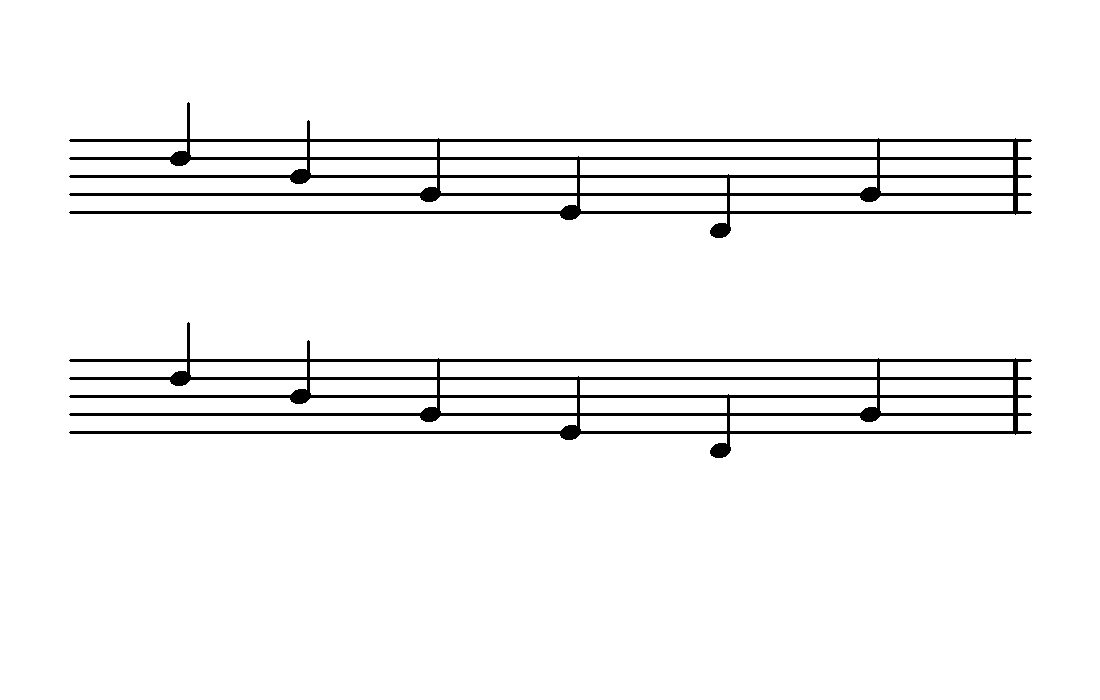
#> input picture course/content/materials/score_clean.png, 1100 x 700 px
$ python -i image_preprocessor.py   (imports and definitions only)
#> lines starting #> are read from the running program, lines starting #| are printed output that depends on the picture; after the words box and inside, x2 and y2 are one past the last pixel; in counts of white or black regions, pixels touching at a corner belong together
from __future__ import annotations

from dataclasses import dataclass
from pathlib import Path
import math

import cv2
import numpy as np


@dataclass
class PreprocessResult:
    enhanced_path: Path
    binary_path: Path
    rotation_degrees: float


def _read_image(path: Path) -> np.ndarray:
    raw = np.fromfile(str(path), dtype=np.uint8)
    image = cv2.imdecode(raw, cv2.IMREAD_COLOR)
    if image is None:
        raise ValueError(f"Cannot read image: {path}")
    return image


def _write_image(path: Path, image: np.ndarray) -> None:
    path.parent.mkdir(parents=True, exist_ok=True)
    ext = path.suffix or ".png"
    ok, buf = cv2.imencode(ext, image)
    if not ok:
        raise ValueError(f"Cannot encode image as {ext}")
    buf.tofile(str(path))


def _estimate_skew(binary_inv: np.ndarray) -> float:
    coords = np.column_stack(np.where(binary_inv > 0))
    if len(coords) < 100:
        return 0.0
    # np.where gives y,x; minAreaRect expects x,y-like points, but angle is
    # invariant for this use after normalization.
    angle = cv2.minAreaRect(coords.astype(np.float32))[-1]
    if angle < -45:
        angle = 90 + angle
    elif angle > 45:
        angle = angle - 90
    if abs(angle) > 15:
        return 0.0
    return float(angle)


def _rotate(image: np.ndarray, angle: float, border_value: int = 255) -> np.ndarray:
    if abs(angle) < 0.1:
        return image
    h, w = image.shape[:2]
    center = (w / 2.0, h / 2.0)
    matrix = cv2.getRotationMatrix2D(center, angle, 1.0)
    return cv2.warpAffine(
        image,
        matrix,
        (w, h),
        flags=cv2.INTER_CUBIC,
        borderMode=cv2.BORDER_CONSTANT,
        borderValue=border_value,
    )


def preprocess_score(input_path: str | Path, output_dir: str | Path) -> PreprocessResult:
    """Create a conservative OMR-friendly score image plus a binary preview.

    The enhanced grayscale file is used for OMR. The binary file is mainly for
    teaching/debugging so students can see what thresholding does.
    """
#> called with input_path = '../../../../materials/score_clean.png', output_dir = 'out.png'
    input_path = Path(input_path)
    output_dir = Path(output_dir)
    output_dir.mkdir(parents=True, exist_ok=True)

    image = _read_image(input_path)
#> in _read_image, image is the input picture: shape (700, 1100, 3); 95.7% white; 2 black regions, box (x1, y1, x2, y2) and area: (69, 102, 1032, 238) 16669, (69, 322, 1032, 458) 16669
    gray = cv2.cvtColor(image, cv2.COLOR_BGR2GRAY)

    # Improve local contrast without destroying thin staff lines.
    clahe = cv2.createCLAHE(clipLimit=2.0, tileGridSize=(8, 8))
    enhanced = clahe.apply(gray)

    # Estimate angle using an inverted Otsu mask.
    _, otsu_inv = cv2.threshold(enhanced, 0, 255, cv2.THRESH_BINARY_INV + cv2.THRESH_OTSU)
    angle = _estimate_skew(otsu_inv)
#> in _estimate_skew, `coords = np.column_stack(np.where(binary_inv > 0))`: coords = 33338 pairs, first value 102 to 457, second value 69 to 1031
#> in _estimate_skew, `angle = cv2.minAreaRect(coords.astype(np.float32))[-1]`: angle = -2.13
#> angle = -2.13
    enhanced = _rotate(enhanced, angle, border_value=255)
#> in _rotate, `matrix = cv2.getRotationMatrix2D(center, angle, 1.0)`: matrix = [[0.999, -0.0372, 13.39], [0.0372, 0.999, -20.21]]
#> in _rotate, `return cv2.warpAffine( image, matrix, (w, h), flags=cv2.INTER_CUBIC, b..`:
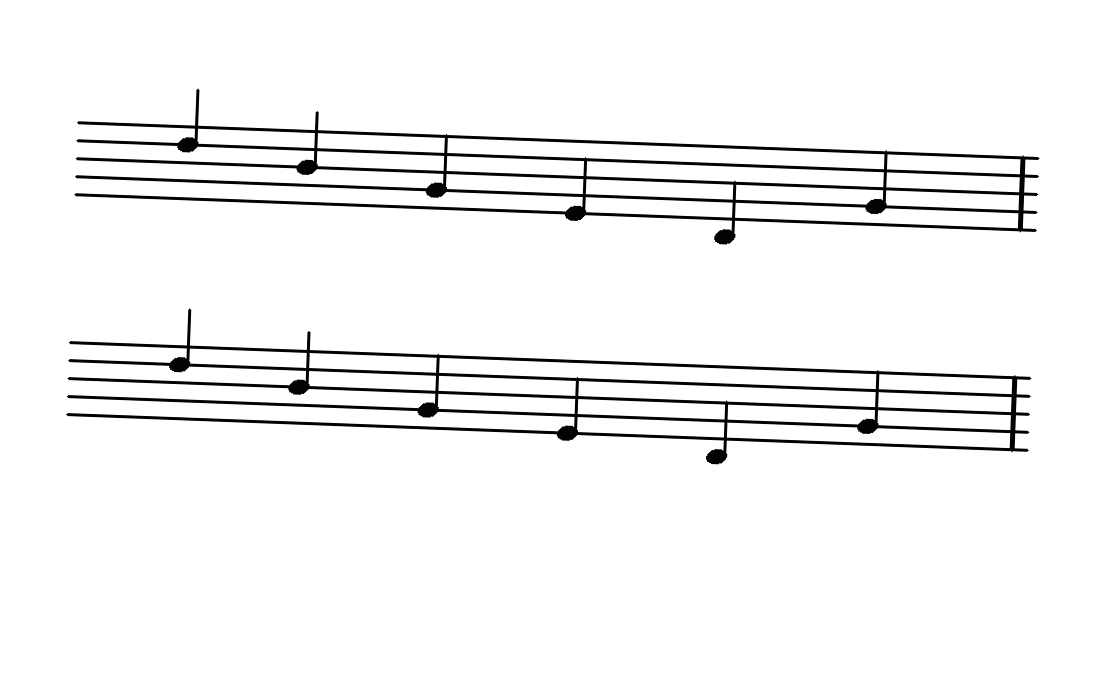
#> returned value: shape (700, 1100); min 0, max 255, mean 244

    # Gentle denoise then adaptive threshold for a diagnostic binary image.
    denoised = cv2.GaussianBlur(enhanced, (3, 3), 0)
    binary = cv2.adaptiveThreshold(
        denoised,
        255,
        cv2.ADAPTIVE_THRESH_GAUSSIAN_C,
        cv2.THRESH_BINARY,
        31,
        15,
    )
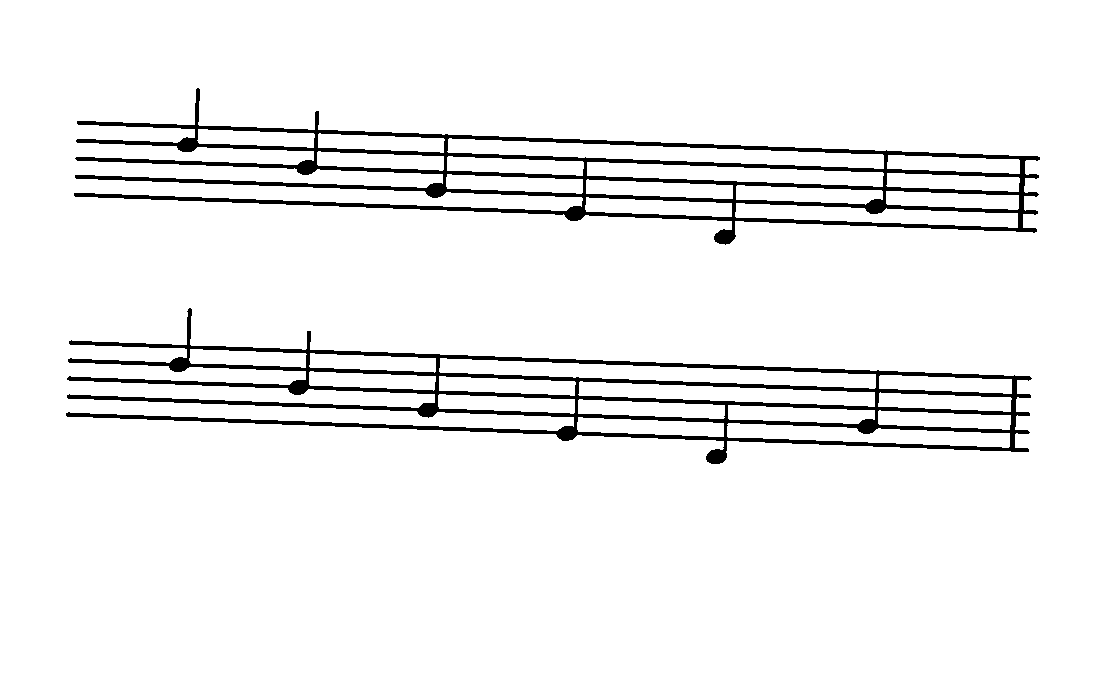
#> binary: shape (700, 1100); 94.6% white; 2 black regions, box (x1, y1, x2, y2) and area: (74, 88, 1040, 245) 20795, (66, 308, 1032, 464) 20749

    enhanced_path = output_dir / "preprocessed.png"
    binary_path = output_dir / "binary_preview.png"
    _write_image(enhanced_path, enhanced)
    _write_image(binary_path, binary)

    return PreprocessResult(
        enhanced_path=enhanced_path,
        binary_path=binary_path,
        rotation_degrees=angle,
    )

>>> result = preprocess_score('../../../../materials/score_clean.png', 'out.png')

$ run again, on course/content/materials/score_skewed.png
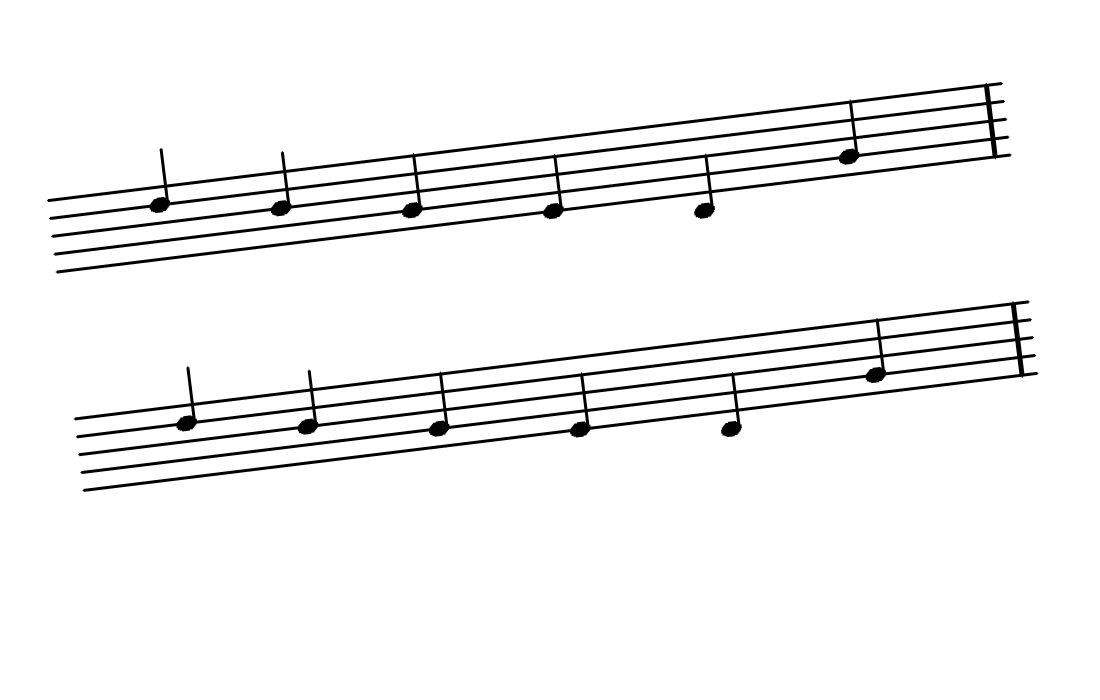
#> input picture course/content/materials/score_skewed.png, 1100 x 700 px
#> in _read_image, image is the input picture: shape (700, 1100, 3); min 0, max 255, mean 244
#> in preprocess_score, `_, otsu_inv = cv2.threshold(enhanced, 0, 255, cv2.THRESH_BINARY_INV + ..`:
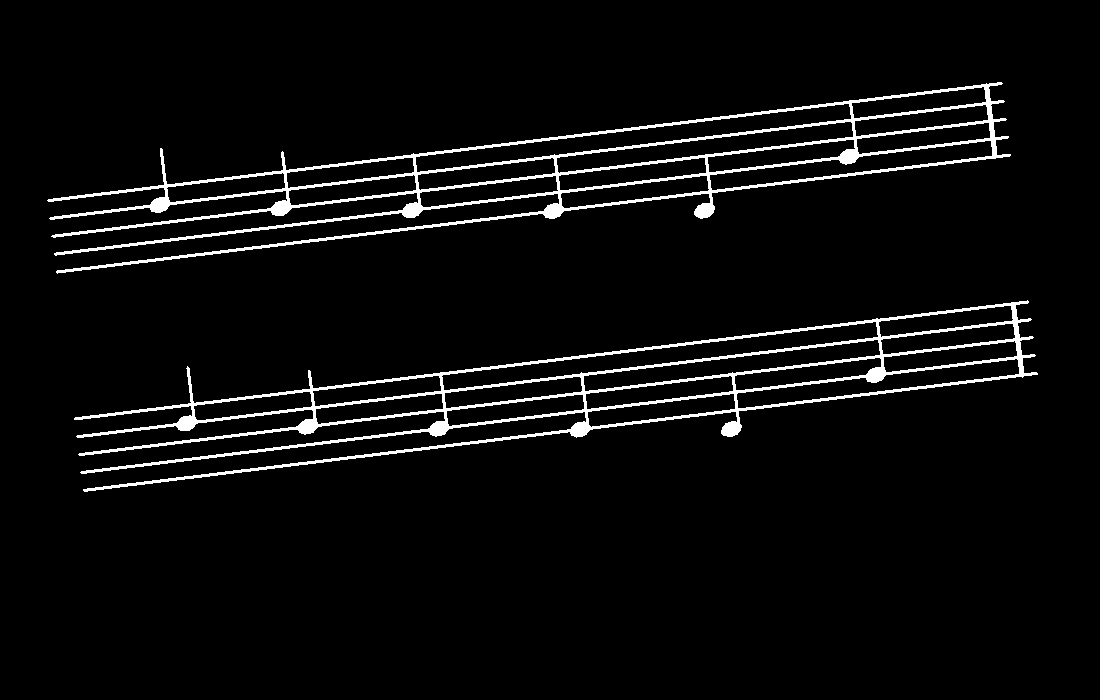
#> otsu_inv: shape (700, 1100); 4.5% white; 2 white regions, box (x1, y1, x2, y2) and area: (47, 82, 1011, 274) 17161, (74, 300, 1038, 492) 17156
#> coords = 34317 pairs, first value 82 to 491, second value 47 to 1037
#> in _estimate_skew, `angle = cv2.minAreaRect(coords.astype(np.float32))[-1]`: angle = -85.13
#> in _estimate_skew, `angle = 90 + angle`: angle = 4.87
#> matrix = [[0.996, 0.085, -27.75], [-0.085, 0.996, 48]]
#> in preprocess_score, `binary = cv2.adaptiveThreshold( denoised, 255, cv2.ADAPTIVE_THRESH_GAU..`:
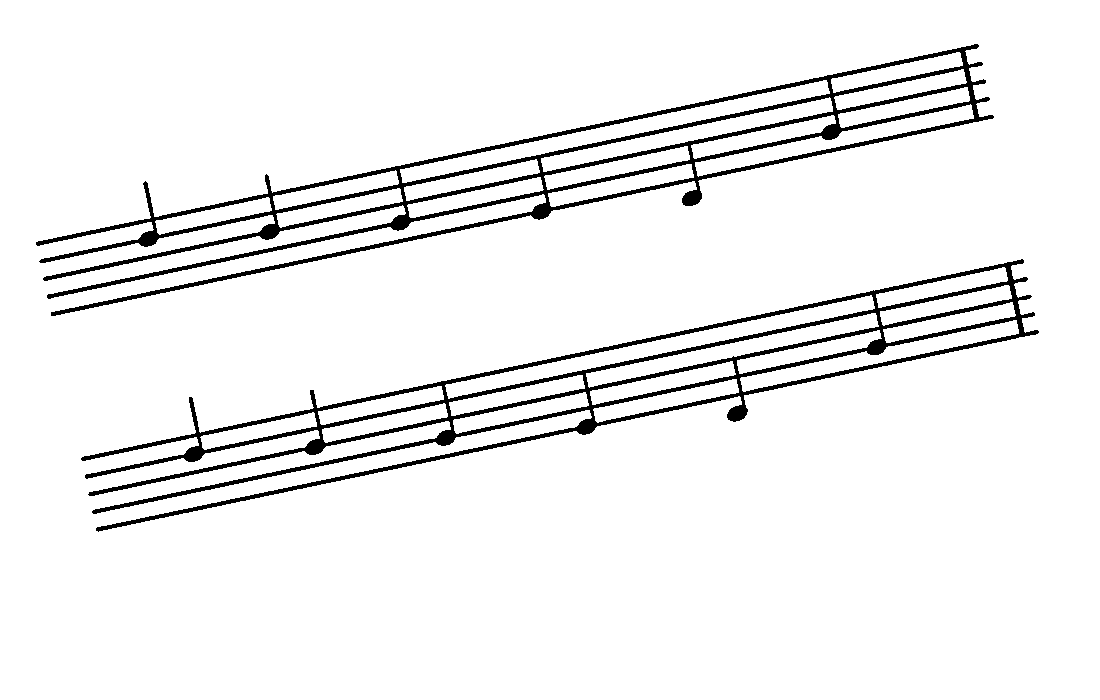
#> binary: shape (700, 1100); 94.4% white; 2 black regions, box (x1, y1, x2, y2) and area: (36, 44, 994, 316) 21481, (81, 259, 1039, 532) 21472
